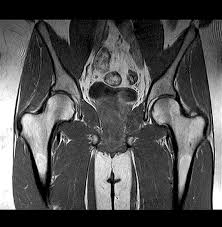
%> input picture x.jpeg, 222 x 227 px
$ octave Image_Filters.m   (GNU Octave 9; MATLAB toolbox functions it lacks are replaced by stand-ins)
%> lines starting %> are read from the running program, lines starting %| are printed output that depends on the picture
clc
close all
clear all

C=zeros(512,512);
D=ones(512,512);
I=[C,C,C,C,C; C,D,C,D,C; C,C,D,C,C; C,D,C,D,C; C,C,C,C,C];
figure
subplot(1,2,1)
imshow(I)
title('Image Matrix --221FA16022')

mask=fspecial("average",[3 3]);
O=imfilter(I,mask);
subplot(1,2,2)
imshow(O)
title('Filtered Image Matrix --221FA16022')
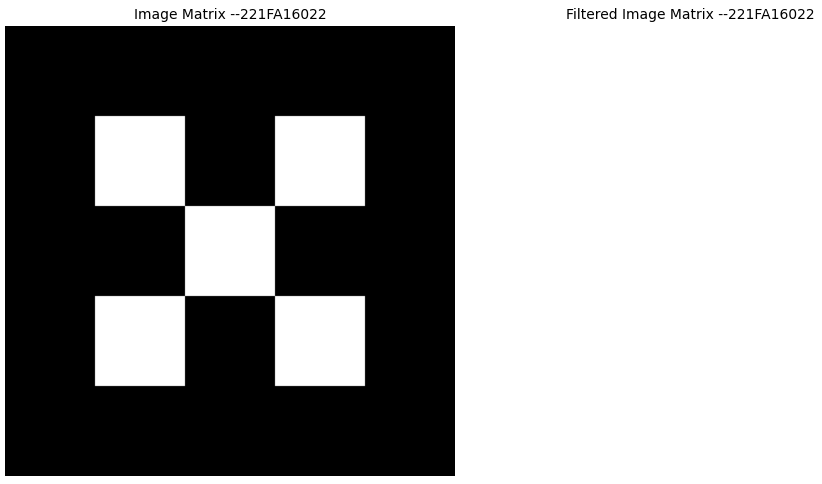
%> figure redrawn from the program's plot data, 2 panels

A=imread("x.jpeg");
%> A is the input picture: size 227x222x3 uint8; min 0, max 255, mean 79.3
A = im2gray(A);
%> A: size 227x222 uint8
A1 = imresize(A,[256 256]);
figure
subplot(2,2,1)
imshow(A1)
title('Original Image --221FA16022')

IMmask=fspecial("average",[3 3]);
Result=imfilter(A1,IMmask);
subplot(2,2,2)
imshow(Result)
title('Avg Filtered Image --221FA16022')


X=imnoise(A1, 'salt & pepper', 0.02);
subplot(2,2,3)
imshow(X);
title('Salt and Pepper Noise Image --221FA16022')
output= medfilt2(X);
subplot(2,2,4)
imshow(output)
title('Median Filtered Image --221FA16022')

clc;
close all;
clear all;

% Read and preprocess image
A = imread("x.jpeg");
A = im2gray(A);
A = imresize(A,[256 256]);

figure;
%subplot(3,6,1);
imshow(A);
title('Original Image-221FA16022');

figure
% 1. Salt & Pepper Noise
sp = imnoise(A,'salt & pepper',0.02);
subplot(5,4,1); imshow(sp); title('Salt & Pepper');

sp_med = medfilt2(sp);
subplot(5,4,2); imshow(sp_med); title('Median');

avgMask = fspecial('average',[3 3]);
sp_avg = imfilter(sp,avgMask);
subplot(5,4,3); imshow(sp_avg); title('Avg');


wavgMask = fspecial('gaussian',[3 3],0.5);
sp_wavg = imfilter(sp,wavgMask);
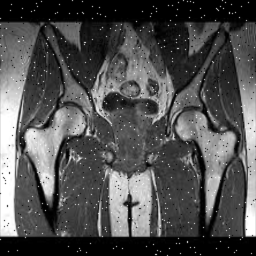
%> sp_wavg: size 256x256 uint8; min 0, max 255, mean 80
subplot(5,4,4); imshow(sp_wavg); title('Weighted Avg');

% 2. Gaussian Noise
gn = imnoise(A,'gaussian',0,0.01);
subplot(5,4,5); imshow(gn); title('Gaussian');

gn_med = medfilt2(gn);
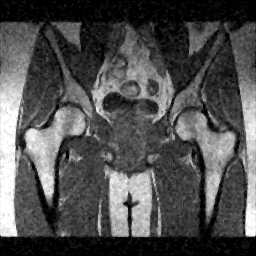
%> gn_med: size 256x256 uint8; min 0, max 255, mean 79.6
subplot(5,4,6); imshow(gn_med); title('Median');

gn_avg = imfilter(gn,avgMask);
subplot(5,4,7); imshow(gn_avg); title('Avg');

gn_wavg = imfilter(gn,wavgMask);
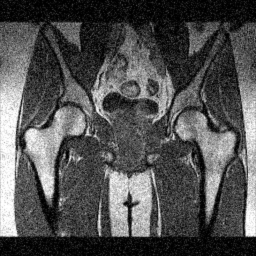
%> gn_wavg: size 256x256 uint8; min 0, max 255, mean 80.9
subplot(5,4,8); imshow(gn_wavg); title('Weighted Avg');

% 3. White Noise (simulate with randn)
wn = double(A)/255 + 0.05*randn(size(A));
wn = im2uint8(mat2gray(wn));
%> wn: size 256x256 uint8
subplot(5,4,9); imshow(wn); title('White');

wn_med = medfilt2(wn);
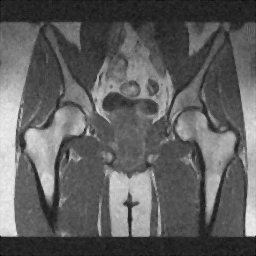
%> wn_med: size 256x256 uint8; min 0, max 240, mean 95.1
subplot(5,4,10); imshow(wn_med); title('Median');

wn_avg = imfilter(wn,avgMask);
subplot(5,4,11); imshow(wn_avg); title('Avg');

wn_wavg = imfilter(wn,wavgMask);
subplot(5,4,12); imshow(wn_wavg); title('Weighted Avg');

% 4. Gamma Noise (simulate with gamrnd)
gammaNoise = im2uint8(mat2gray(double(A)/255 + 0.05*gamrnd(2,2,size(A))));
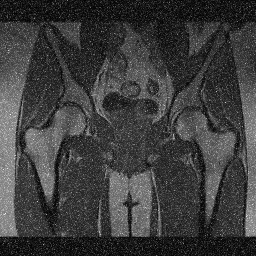
%> gammaNoise: size 256x256 uint8; min 0, max 255, mean 61.4
subplot(5,4,13); imshow(gammaNoise); title('Gamma');

g_med = medfilt2(gammaNoise);
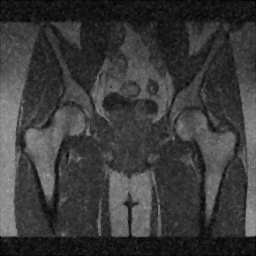
%> g_med: size 256x256 uint8; min 0, max 164, mean 58.6
subplot(5,4,14); imshow(g_med); title('Median');

g_avg = imfilter(gammaNoise,avgMask);
subplot(5,4,15); imshow(g_avg); title('Avg');

g_wavg = imfilter(gammaNoise,wavgMask);
subplot(5,4,16); imshow(g_wavg); title('Weighted Avg');

% 5. Uniform Noise
uni = double(A)/255 + 0.05*rand(size(A));
uni = im2uint8(mat2gray(uni));
%> uni: size 256x256 uint8
subplot(5,4,17); imshow(uni); title('Uniform');

u_med = medfilt2(uni);
subplot(5,4,18); imshow(u_med); title('Median');

u_avg = imfilter(uni,avgMask);
subplot(5,4,19); imshow(u_avg); title('Avg');

u_wavg = imfilter(uni,wavgMask);
subplot(5,4,20); imshow(u_wavg); title('Weighted Avg');

$ run again, with image.jpeg copied over x.jpeg
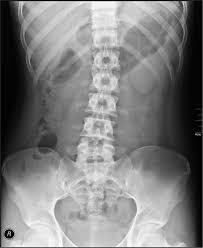
%> input picture image.jpeg, 203 x 248 px
%> A is the input picture: size 248x203x3 uint8; min 0, max 255, mean 127.6
%> A: size 248x203 uint8
%> `wn_med = medfilt2(wn);`:
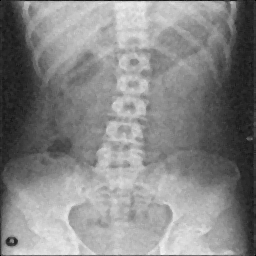
%> wn_med: size 256x256 uint8; min 0, max 243, mean 134
%> `g_med = medfilt2(gammaNoise);`:
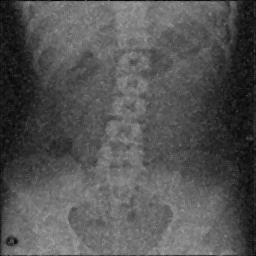
%> g_med: size 256x256 uint8; min 0, max 161, mean 83.4

$ run again, with spine.jpeg copied over x.jpeg
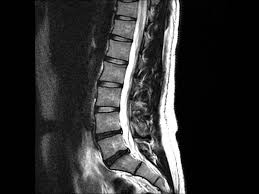
%> input picture spine.jpeg, 259 x 194 px
%> A is the input picture: size 194x259x3 uint8; min 0, max 255, mean 47.9
%> A: size 194x259 uint8
%> `wn_med = medfilt2(wn);`:
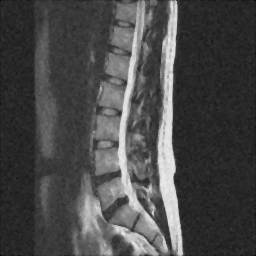
%> wn_med: size 256x256 uint8; min 0, max 235, mean 73.1
%> `g_med = medfilt2(gammaNoise);`:
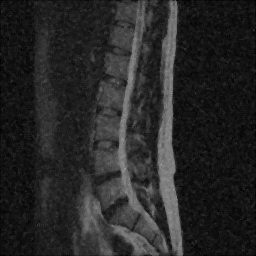
%> g_med: size 256x256 uint8; min 0, max 149, mean 39.2

$ run again, with tumor.jpg copied over x.jpeg
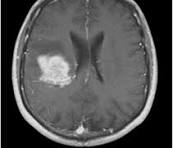
%> input picture tumor.jpg, 173 x 148 px
%> A is the input picture: size 148x173x3 uint8; min 0, max 235, mean 81.5
%> A: size 148x173 uint8
%> `u_avg = imfilter(uni,avgMask);`:
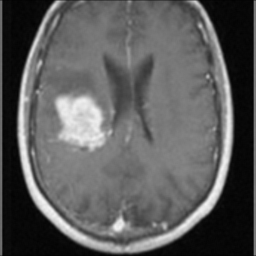
%> u_avg: size 256x256 uint8; min 2, max 244, mean 92.2
